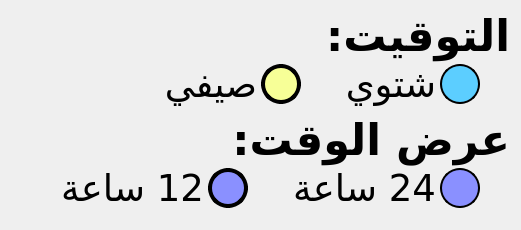
              <widget class="QFrame" name="time_buttons_frame">
               <property name="sizePolicy">
                <sizepolicy hsizetype="Preferred" vsizetype="Expanding">
                 <horstretch>0</horstretch>
                 <verstretch>0</verstretch>
                </sizepolicy>
               </property>
               <property name="minimumSize">
                <size>
                 <width>0</width>
                 <height>150</height>
                </size>
               </property>
               <property name="frameShape">
                <enum>QFrame::NoFrame</enum>
               </property>
               <property name="frameShadow">
                <enum>QFrame::Raised</enum>
               </property>
               <layout class="QVBoxLayout" name="verticalLayout_15">
                <property name="spacing">
                 <number>0</number>
                </property>
                <item>
                 <widget class="QLabel" name="sum_win_timing_label">
                  <property name="sizePolicy">
                   <sizepolicy hsizetype="Preferred" vsizetype="Maximum">
                    <horstretch>0</horstretch>
                    <verstretch>0</verstretch>
                   </sizepolicy>
                  </property>
                  <property name="font">
                   <font>
                    <family>Sakkal Majalla</family>
                    <pointsize>32</pointsize>
                    <weight>75</weight>
                    <bold>true</bold>
                   </font>
                  </property>
                  <property name="styleSheet">
                   <string notr="true">color:black;</string>
                  </property>
                  <property name="text">
                   <string>التوقيت:</string>
                  </property>
                  <property name="alignment">
                   <set>Qt::AlignBottom|Qt::AlignLeading|Qt::AlignLeft</set>
                  </property>
                 </widget>
                </item>
                <item>
                 <widget class="QFrame" name="win_sum_frame">
                  <property name="sizePolicy">
                   <sizepolicy hsizetype="Preferred" vsizetype="Maximum">
                    <horstretch>0</horstretch>
                    <verstretch>0</verstretch>
                   </sizepolicy>
                  </property>
                  <property name="frameShape">
                   <enum>QFrame::NoFrame</enum>
                  </property>
                  <property name="frameShadow">
                   <enum>QFrame::Raised</enum>
                  </property>
                  <layout class="QHBoxLayout" name="horizontalLayout_12">
                   <property name="spacing">
                    <number>4</number>
                   </property>
                   <property name="topMargin">
                    <number>0</number>
                   </property>
                   <property name="rightMargin">
                    <number>30</number>
                   </property>
                   <item>
                    <spacer name="horizontalSpacer_7">
                     <property name="orientation">
                      <enum>Qt::Horizontal</enum>
                     </property>
                     <property name="sizeHint" stdset="0">
                      <size>
                       <width>40</width>
                       <height>20</height>
                      </size>
                     </property>
                    </spacer>
                   </item>
                   <item>
                    <widget class="QLabel" name="summer_settings_label">
                     <property name="sizePolicy">
                      <sizepolicy hsizetype="Preferred" vsizetype="Maximum">
                       <horstretch>0</horstretch>
                       <verstretch>0</verstretch>
                      </sizepolicy>
                     </property>
                     <property name="maximumSize">
                      <size>
                       <width>16777215</width>
                       <height>16777215</height>
                      </size>
                     </property>
                     <property name="font">
                      <font>
                       <family>Microsoft Uighur</family>
                       <pointsize>28</pointsize>
                      </font>
                     </property>
                     <property name="styleSheet">
                      <string notr="true">color:black;</string>
                     </property>
                     <property name="text">
                      <string>صيفي</string>
                     </property>
                    </widget>
                   </item>
                   <item>
                    <widget class="QPushButton" name="summerButton">
                     <property name="minimumSize">
                      <size>
                       <width>40</width>
                       <height>40</height>
                      </size>
                     </property>
                     <property name="maximumSize">
                      <size>
                       <width>40</width>
                       <height>40</height>
                      </size>
                     </property>
                     <property name="styleSheet">
                      <string notr="true">QPushButton{
border: 2px solid black;
border-radius:20px;
	background-color: rgb(247, 255, 151);
}

QPushButton:hover{
border: 4px solid black;
}

QPushButton:checked{
border: 4px solid black;
}</string>
                     </property>
                     <property name="text">
                      <string/>
                     </property>
                     <property name="checkable">
                      <bool>true</bool>
                     </property>
                     <property name="checked">
                      <bool>true</bool>
                     </property>
                    </widget>
                   </item>
                   <item>
                    <spacer name="horizontalSpacer_8">
                     <property name="orientation">
                      <enum>Qt::Horizontal</enum>
                     </property>
                     <property name="sizeType">
                      <enum>QSizePolicy::Preferred</enum>
                     </property>
                     <property name="sizeHint" stdset="0">
                      <size>
                       <width>40</width>
                       <height>20</height>
                      </size>
                     </property>
                    </spacer>
                   </item>
                   <item>
                    <widget class="QLabel" name="winter_settings_label">
                     <property name="sizePolicy">
                      <sizepolicy hsizetype="Preferred" vsizetype="Maximum">
                       <horstretch>0</horstretch>
                       <verstretch>0</verstretch>
                      </sizepolicy>
                     </property>
                     <property name="maximumSize">
                      <size>
                       <width>16777215</width>
                       <height>16777215</height>
                      </size>
                     </property>
                     <property name="font">
                      <font>
                       <family>Microsoft Uighur</family>
                       <pointsize>28</pointsize>
                      </font>
                     </property>
                     <property name="styleSheet">
                      <string notr="true">color:black;</string>
                     </property>
                     <property name="text">
                      <string>شتوي</string>
                     </property>
                    </widget>
                   </item>
                   <item>
                    <widget class="QPushButton" name="winterButton">
                     <property name="minimumSize">
                      <size>
                       <width>40</width>
                       <height>40</height>
                      </size>
                     </property>
                     <property name="maximumSize">
                      <size>
                       <width>40</width>
                       <height>40</height>
                      </size>
                     </property>
                     <property name="styleSheet">
                      <string notr="true">QPushButton{
border: 2px solid black;
border-radius:20px;
	background-color: rgb(92, 206, 255);
}

QPushButton:hover{
border: 4px solid black;
}

QPushButton:checked{
border: 4px solid black;
}</string>
                     </property>
                     <property name="text">
                      <string/>
                     </property>
                     <property name="checkable">
                      <bool>true</bool>
                     </property>
                    </widget>
                   </item>
                  </layout>
                 </widget>
                </item>
                <item>
                 <widget class="QLabel" name="time_format_text_label">
                  <property name="sizePolicy">
                   <sizepolicy hsizetype="Preferred" vsizetype="Maximum">
                    <horstretch>0</horstretch>
                    <verstretch>0</verstretch>
                   </sizepolicy>
                  </property>
                  <property name="font">
                   <font>
                    <family>Sakkal Majalla</family>
                    <pointsize>32</pointsize>
                    <weight>75</weight>
                    <bold>true</bold>
                   </font>
                  </property>
                  <property name="text">
                   <string>عرض الوقت:</string>
                  </property>
                  <property name="alignment">
                   <set>Qt::AlignBottom|Qt::AlignLeading|Qt::AlignLeft</set>
                  </property>
                 </widget>
                </item>
                <item>
                 <widget class="QFrame" name="time_formate_frame">
                  <property name="sizePolicy">
                   <sizepolicy hsizetype="Preferred" vsizetype="Maximum">
                    <horstretch>0</horstretch>
                    <verstretch>0</verstretch>
                   </sizepolicy>
                  </property>
                  <property name="frameShape">
                   <enum>QFrame::NoFrame</enum>
                  </property>
                  <property name="frameShadow">
                   <enum>QFrame::Raised</enum>
                  </property>
                  <layout class="QHBoxLayout" name="horizontalLayout_13">
                   <property name="spacing">
                    <number>4</number>
                   </property>
                   <property name="topMargin">
                    <number>0</number>
                   </property>
                   <property name="rightMargin">
                    <number>30</number>
                   </property>
                   <item>
                    <spacer name="horizontalSpacer_22">
                     <property name="orientation">
                      <enum>Qt::Horizontal</enum>
                     </property>
                     <property name="sizeHint" stdset="0">
                      <size>
                       <width>40</width>
                       <height>20</height>
                      </size>
                     </property>
                    </spacer>
                   </item>
                   <item>
                    <widget class="QLabel" name="time_formate_12_label">
                     <property name="sizePolicy">
                      <sizepolicy hsizetype="Preferred" vsizetype="Maximum">
                       <horstretch>0</horstretch>
                       <verstretch>0</verstretch>
                      </sizepolicy>
                     </property>
                     <property name="maximumSize">
                      <size>
                       <width>16777215</width>
                       <height>16777215</height>
                      </size>
                     </property>
                     <property name="font">
                      <font>
                       <family>Microsoft Uighur</family>
                       <pointsize>28</pointsize>
                      </font>
                     </property>
                     <property name="styleSheet">
                      <string notr="true">color:black;</string>
                     </property>
                     <property name="text">
                      <string>12 ساعة</string>
                     </property>
                    </widget>
                   </item>
                   <item>
                    <widget class="QPushButton" name="hours_12_button">
                     <property name="minimumSize">
                      <size>
                       <width>40</width>
                       <height>40</height>
                      </size>
                     </property>
                     <property name="maximumSize">
                      <size>
                       <width>40</width>
                       <height>40</height>
                      </size>
                     </property>
                     <property name="styleSheet">
                      <string notr="true">QPushButton{
border: 2px solid black;
border-radius:20px;
	background-color: rgb(138, 144, 255);
}

QPushButton:hover{
border: 4px solid black;
}

QPushButton:checked{
border: 4px solid black;
}</string>
                     </property>
                     <property name="text">
                      <string/>
                     </property>
                     <property name="checkable">
                      <bool>true</bool>
                     </property>
                     <property name="checked">
                      <bool>true</bool>
                     </property>
                    </widget>
                   </item>
                   <item>
                    <spacer name="horizontalSpacer_23">
                     <property name="orientation">
                      <enum>Qt::Horizontal</enum>
                     </property>
                     <property name="sizeType">
                      <enum>QSizePolicy::Preferred</enum>
                     </property>
                     <property name="sizeHint" stdset="0">
                      <size>
                       <width>40</width>
                       <height>20</height>
                      </size>
                     </property>
                    </spacer>
                   </item>
                   <item>
                    <widget class="QLabel" name="time_formate_24_label">
                     <property name="sizePolicy">
                      <sizepolicy hsizetype="Preferred" vsizetype="Maximum">
                       <horstretch>0</horstretch>
                       <verstretch>0</verstretch>
                      </sizepolicy>
                     </property>
                     <property name="maximumSize">
                      <size>
                       <width>16777215</width>
                       <height>16777215</height>
                      </size>
                     </property>
                     <property name="font">
                      <font>
                       <family>Microsoft Uighur</family>
                       <pointsize>28</pointsize>
                      </font>
                     </property>
                     <property name="styleSheet">
                      <string notr="true">color:black;</string>
                     </property>
                     <property name="text">
                      <string>24 ساعة</string>
                     </property>
                    </widget>
                   </item>
                   <item>
                    <widget class="QPushButton" name="hours_24_button">
                     <property name="minimumSize">
                      <size>
                       <width>40</width>
                       <height>40</height>
                      </size>
                     </property>
                     <property name="maximumSize">
                      <size>
                       <width>40</width>
                       <height>40</height>
                      </size>
                     </property>
                     <property name="styleSheet">
                      <string notr="true">QPushButton{
border: 2px solid black;
border-radius:20px;
	background-color: rgb(138, 144, 255);
}

QPushButton:hover{
border: 4px solid black;
}

QPushButton:checked{
border: 4px solid black;
}</string>
                     </property>
                     <property name="text">
                      <string/>
                     </property>
                     <property name="checkable">
                      <bool>true</bool>
                     </property>
                    </widget>
                   </item>
                  </layout>
                 </widget>
                </item>
               </layout>
              </widget>
